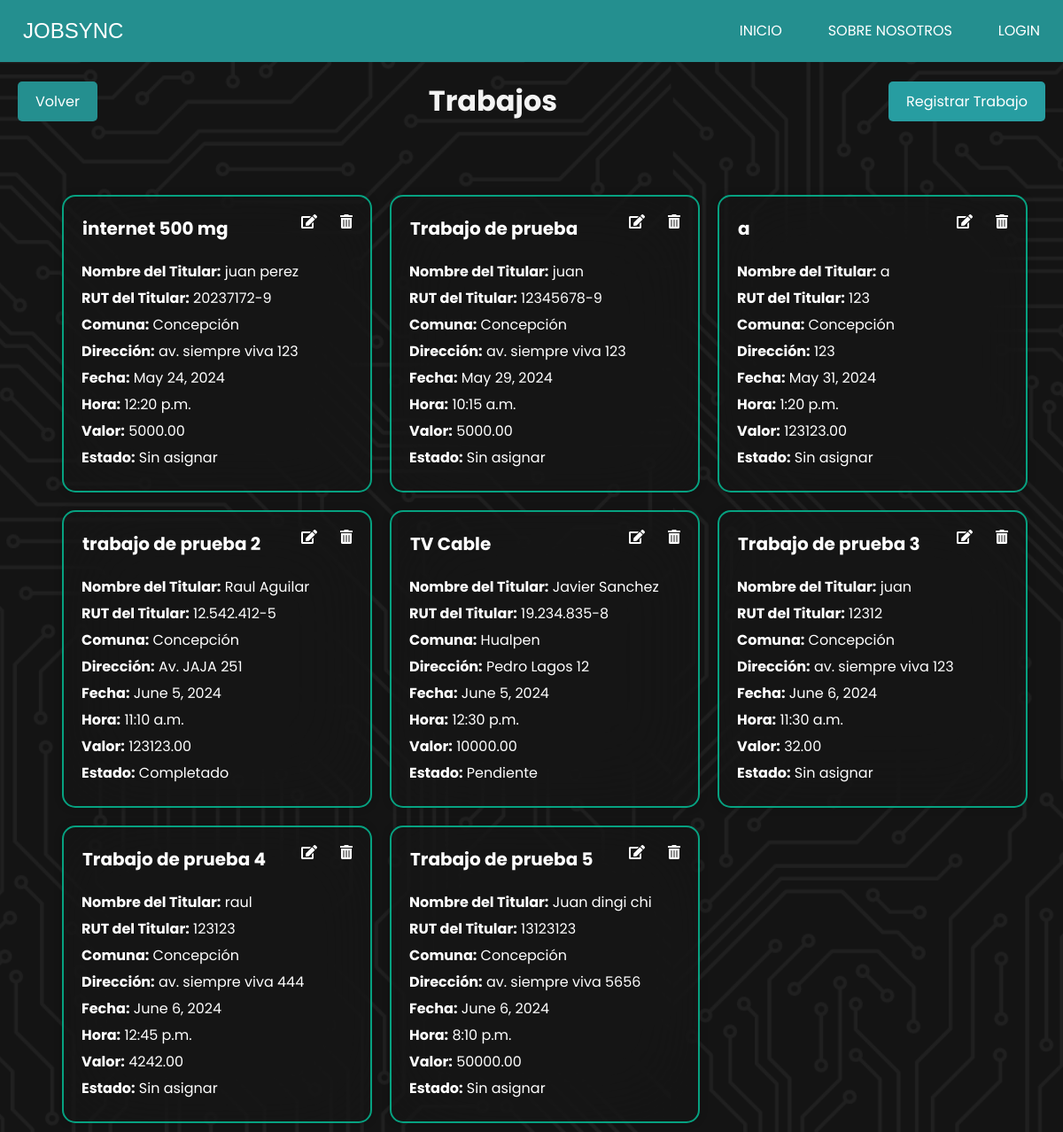
The app's page /trabajos/, older data.
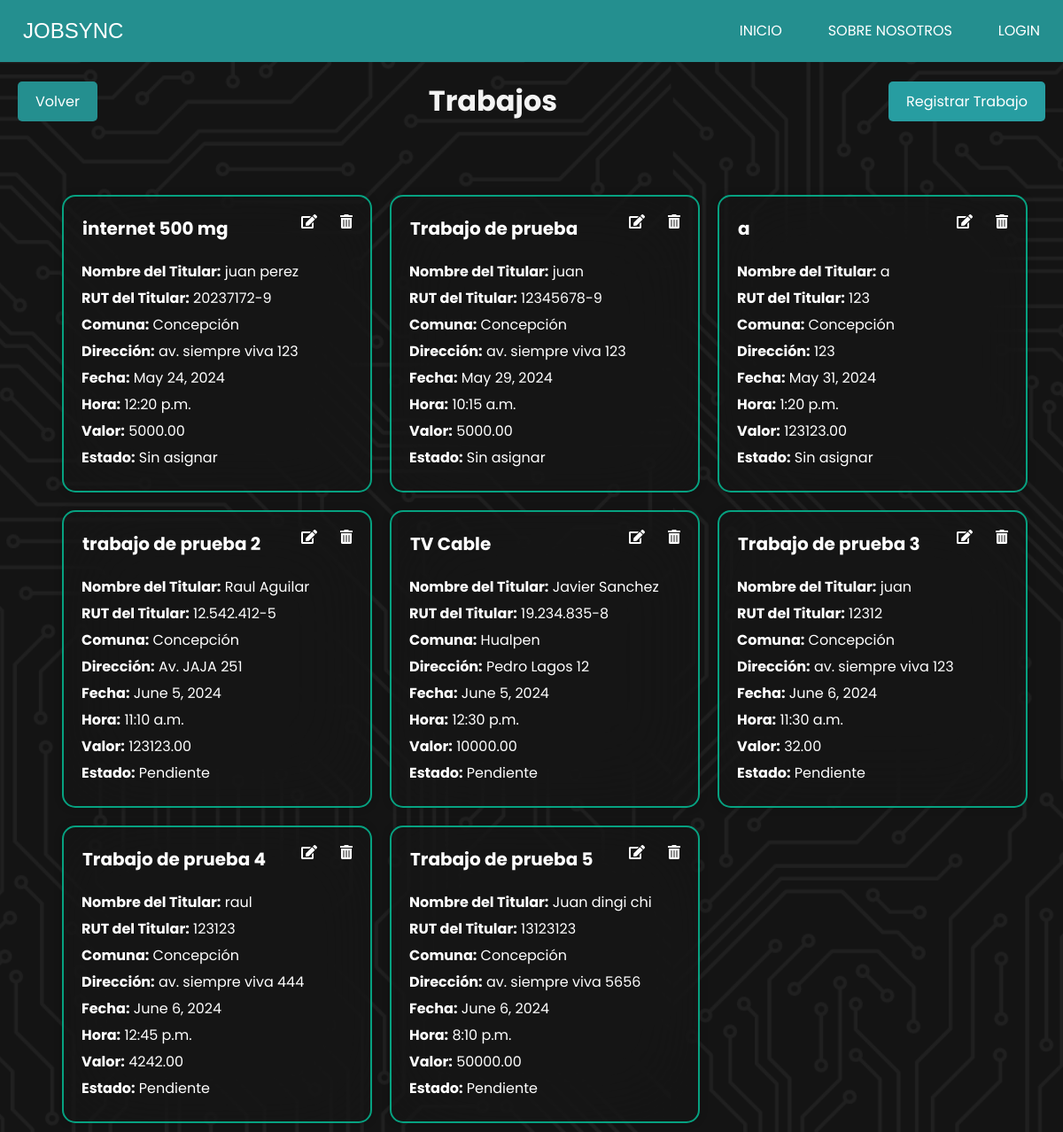
The same page, newer data.
### JobSyncApp/models.py (models this page shows, shortened)
class Trabajo(models.Model):
    colaborador = models.ForeignKey(CustomUser, on_delete=models.SET_NULL, null=True, blank=True)
    nombre_trabajo = models.CharField(max_length=100)
    nombre_titular = models.CharField(max_length=100)
    rut_titular = models.CharField(max_length=12)
    comuna = models.ForeignKey(Comuna, on_delete=models.SET_NULL, null=True)
    direccion = models.CharField(max_length=255)
    fecha = models.DateField()
    hora = models.TimeField()
    valor = models.DecimalField(max_digits=10, decimal_places=2)
    ESTADO_CHOICES = [
        ('sin_asignar', 'Sin asignar'),
        ('pendiente', 'Pendiente'),
        ('completado', 'Completado'),
    ]
    estado = models.CharField(max_length=20, choices=ESTADO_CHOICES, default='sin_asignar')

class Comuna(models.Model):
    nombre = models.CharField(max_length=100, unique=True)
    def __str__(self):
        return self.nombre

### JobSyncApp/views.py (the view)
# urls.py: path('trabajos/', views.trabajos, name='trabajos'),
def trabajos(request):
    trabajos = Trabajo.objects.all()  # Obtener todos los trabajos
    return render(request, 'admin/gestion_trabajos/trabajos/trabajos.html', {'trabajos': trabajos})

### JobSyncApp/templates/admin/gestion_trabajos/trabajos/trabajos.html (shortened to what this page needs)
{% extends 'index.html' %}
{% load static %}
{% block extra_css %}
<link rel="stylesheet" href="{% static 'css/admin/trabajos.css' %}">
<link rel="stylesheet" href="https://cdnjs.cloudflare.com/ajax/libs/font-awesome/5.15.4/css/all.min.css">
{% endblock extra_css %}
{% block contenido %}
    <div class="header">
        <a href="{% url 'index_trabajo' %}"  class="boton volver">Volver</a>
        <h1 id="titulo-trabajos">Trabajos</h1>
        <a href="{% url 'crear_trabajo' %}"  class="boton regresar">Registrar Trabajo</a>
    </div>
<div class="card-container">
    {% for trabajo in trabajos %}
    <div class="card" id="trabajo">
        <div class="botones">
        <button class="delete-btn" data-url="{% url 'eliminar_trabajo' trabajo.id %}"> <i class="fas fa-trash-alt"></i></button>
        <button class="edit-btn" data-url="{% url 'modificar_trabajo' trabajo.id %}" > <i class="fas fa-edit"></i></button>
        <h2> {{ trabajo.nombre_trabajo }}</h2>
        </div>
        <p><strong>Nombre del Titular:</strong> {{ trabajo.nombre_titular }}</p>
        <p><strong>RUT del Titular:</strong> {{ trabajo.rut_titular }}</p>
        <p><strong>Comuna:</strong> {{ trabajo.comuna }}</p>
        <p><strong>Dirección:</strong> {{ trabajo.direccion }}</p>
        <p><strong>Fecha:</strong> {{ trabajo.fecha }}</p>
        <p><strong>Hora:</strong> {{ trabajo.hora }}</p>
        <p><strong>Valor:</strong> {{ trabajo.valor }}</p>
        <p><strong>Estado:</strong> {{ trabajo.get_estado_display }}</p>
    </div>
    {% endfor %}
</div>
{% endblock %}

### JobSyncApp/templates/index.html (shortened to what this page needs)
{% load  static  %}
<!DOCTYPE html>
<html lang="es">
<head>
    <link rel="stylesheet" href="{% static 'css' %}/estilo.css">
    <link href="https://cdn.jsdelivr.net/npm/remixicon@4.2.0/fonts/remixicon.css" rel="stylesheet" />
    {% block extra_css %} {% endblock extra_css %}
</head>
<body>
    <navbar class="navbar-container">
        <div class="logo-container" >
            <a href=""><img src="" alt="" style="margin-top: 1px; margin-right: 10px;"></a>
            {%if user.is_authenticated%}
            <a href="{% url 'home' %}">JobSync</a>
            {% else %}
            <a href="">JobSync</a>
            {%endif%}
        </div>
        <ul class="nav-items">
            <li class="nav-link"><a href="{% url 'home' %}">Inicio</a></li>
            <li class="nav-link"><a href="{% url 'sobre_nosotros' %}">Sobre Nosotros</a></li>
            {%if user.is_authenticated%}
            <li class="nav-link"><a href="{% url 'custom_logout' %}">Cerrar Sesion</a></li>
            {% else %}
            <li class="nav-link"><a href="{% url 'custom_login' %}">login</a></li>
            {%endif%}
        </ul>
    </navbar>
    {% block contenido %}{% endblock %}
</body>
</html>

### JobSyncApp/static/css/estilo.css (style rules this page uses)
* { margin: 0; padding: 0; box-sizing: border-box; }
.navbar-container { display: flex; justify-content: space-between; padding: 0 1rem; height: 70px; align-items: center; background: #248f8f; color: #fff; position: fixed; top: 0; width: 100%; z-index: 1000; }
.logo-container { display: flex; align-items: center; }
.navbar-container .logo-container a { font-size: 1.5rem; text-transform: uppercase; cursor: pointer; color: #fff; font-weight: 500; font-family: 'Kanit', sans-serif; }
.navbar-container .nav-items { display: flex; list-style-type: none; gap: 2rem; align-items: center; }
.navbar-container .nav-items .nav-link a { color: #fff; transition: 0.2s; padding: 10px; text-transform: uppercase; white-space: nowrap; }
.navbar-container .nav-items .nav-link:after { display: block; content: ""; border-top: 2px solid rgb(60, 179, 133); transform: scaleX(0); transition: transform 250ms ease-in-out; }

### JobSyncApp/static/css/admin/trabajos.css (style rules this page uses)
* { padding: 0; margin: 0; box-sizing: border-box; text-decoration: none; list-style: none; border: none; outline: none; font-family: "Poppins", sans-serif; }
body { height: auto; min-height: 100vh; width: auto; display: flex; align-items: center; justify-content: center; background: url("/static/css/img/fondo.png") no-repeat center center fixed; background-size: cover; }
.header { width: 100%; display: flex; justify-content: space-between; align-items: center; padding: 20px; color: rgba(255, 255, 255, 0.8); position: fixed; top: 70px; z-index: 1000; }
#titulo-trabajos { margin: 0; flex-grow: 1; text-align: center; color: #f3f3f3; }
.boton { padding: 10px 20px; background-color: #007bff; color: white; text-decoration: none; border-radius: 5px; }
.boton.volver { background-color: #248f8f; }
.boton.regresar { background-color: #279da1; }
.card-container { display: flex; flex-wrap: wrap; justify-content: flex-start; margin-top: 150px; width: 100%; padding-top: 60px; padding-left: 5%; }
.card { width: 350px; margin: 10px; padding: 20px; background: rgba(22, 22, 22, 0.61); border: 2px solid rgba(3, 207, 163, 0.76); box-shadow: 0 0 10px rgba(0, 0, 0, .2); color: #fff; backdrop-filter: blur(50px); border-radius: 15px; }
.card h2 { font-size: 20px; margin-bottom: 10px; }
.card p { margin: 5px 0; }
.card .delete-btn, .card .edit-btn { background: transparent; color: white; border: none; padding: 10px; border-radius: 10%; cursor: pointer; }
.card .delete-btn i, .card .edit-btn i { color: white; font-size: 1.2em; }
.card { position: relative; }
.card .delete-btn, .card .edit-btn { position: absolute; top: 10px; right: 10px; }
.card .edit-btn { right: 50px; }
.botones { padding: 1px; margin-bottom: 10px; }

Row changes from the older to the newer data that the page shows:
changed Trabajo "trabajo de prueba 2": estado "Completado" → "Pendiente"
changed Trabajo "Trabajo de prueba 3": estado "Sin asignar" → "Pendiente"
changed Trabajo "Trabajo de prueba 4": estado "Sin asignar" → "Pendiente"
changed Trabajo "Trabajo de prueba 5": estado "Sin asignar" → "Pendiente"
